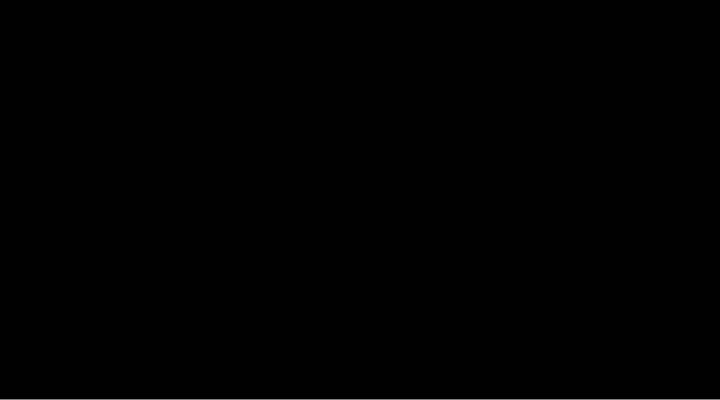
Frame 1 (no input)
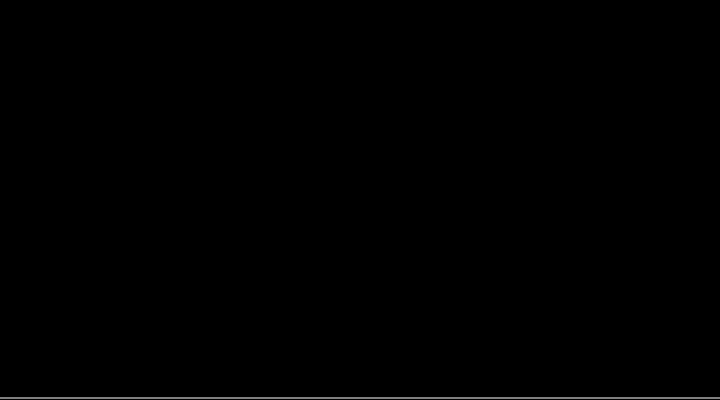
Frame 2 (the mouse pressed at the canvas centre, redrawn once)

The p5.js sketch that drew these frames (run headless with seeded random() and noise() and a simulated clock; the mouse was pressed at the canvas centre and the sketch redrawn once):

// p5.js sketch
// ── sketch.js
let y = 0;

function setup() {
  createCanvas(720, 400); 
  stroke(255);
  frameRate(30);
  noLoop();
}

function draw() {
  background(0); 
  y = y - 1;
  if (y < 0) {
    y = height;
  }
  line(0, y, width, y);
}

function mousePressed(){
  loop();
}
